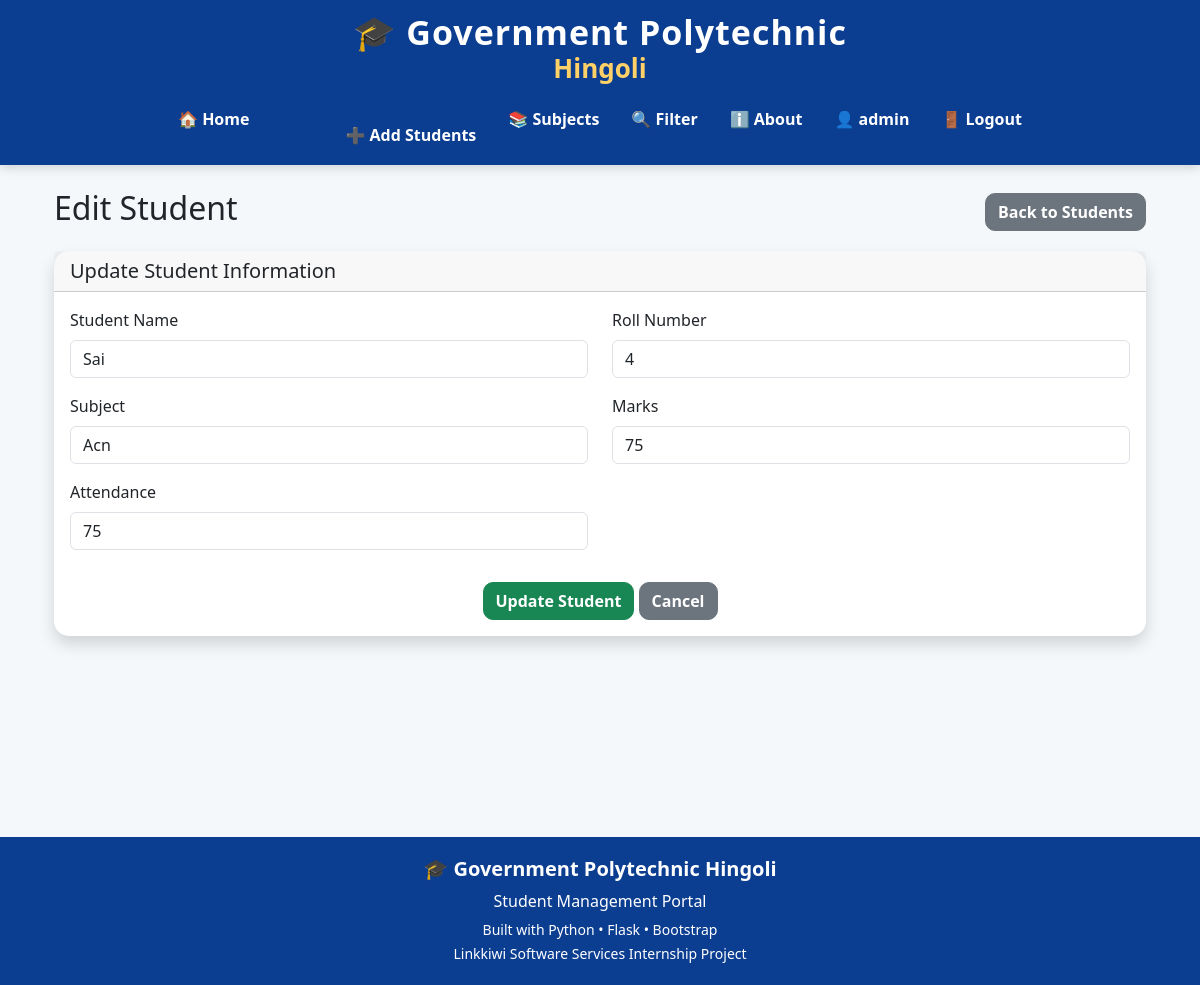
The app's page /edit/15 (signed in) with its own data.
### tables this page shows
CREATE TABLE students (
            id INTEGER PRIMARY KEY AUTOINCREMENT,
            name TEXT NOT NULL,
            roll INTEGER NOT NULL,
            marks INTEGER NOT NULL,
            subject TEXT NOT NULL,
            attendance INTEGER DEFAULT 0
        );

### app.py (the view, shortened to what this page needs)
@app.route("/edit/<int:id>", methods=["GET", "POST"])
def edit_student(id):
    if session.get("role") != "admin":
        flash("Admins only!", "danger")
        return redirect(url_for("home"))
    conn = get_db()
    student = conn.execute(
        "SELECT * FROM students WHERE id=?",
        (id,)
    ).fetchone()
    conn.close()
    if student is None:
        abort(404)
    return render_template(
        "edit_student.html",
        student=student
    )

### database.py (called while the page is built)
def get_db():
    conn = sqlite3.connect(DB_PATH)
    conn.row_factory = sqlite3.Row
    return conn

### templates/edit_student.html (shortened to what this page needs)
{% extends "base.html" %}
{% block content %}
<div class="container mt-4">
    <div class="d-flex justify-content-between align-items-center mb-3">
        <h2>
            Edit Student
        </h2>
        <a href="/students" class="btn btn-secondary">
            Back to Students
        </a>
    </div>
    <div class="card shadow">
        <div class="card-header">
            <h5 class="mb-0">
                Update Student Information
            </h5>
        </div>
        <div class="card-body">
                <div class="row">
                    <div class="col-md-6 mb-3">
                        <label class="form-label">
                            Student Name
                        </label>
                        <input
                            type="text"
                            name="name"
                            class="form-control"
                            value="{{ student['name'] }}"
                            required>
                    </div>
                    <div class="col-md-6 mb-3">
                        <label class="form-label">
                            Roll Number
                        </label>
                        <input
                            type="text"
                            name="roll"
                            class="form-control"
                            value="{{ student['roll'] }}"
                            required>
                    </div>
                    <div class="col-md-6 mb-3">
                        <label class="form-label">
                            Subject
                        </label>
                        <input
                            type="text"
                            name="subject"
                            class="form-control"
                            value="{{ student['subject'] }}"
                            required>
                    </div>
                    <div class="col-md-6 mb-3">
                        <label class="form-label">
                            Marks
                        </label>
                        <input
                            type="number"
                            name="marks"
                            class="form-control"
                            value="{{ student['marks'] }}"
                            required>
                    </div>
                    <div class="col-md-6 mb-3">
                        <label class="form-label">
                            Attendance
                        </label>
                        <input
                            type="number"
                            name="attendance"
                            class="form-control"
                            value="{{ student['attendance'] }}"
                            required>
                    </div>
                </div>
                <div class="text-center mt-3">
                    <button
                        type="submit"
                        class="btn btn-success">
                        Update Student
                    </button>
                    <a href="/students"
                       class="btn btn-secondary">
                        Cancel
                    </a>
                </div>
        </div>
    </div>
</div>
{% endblock %}

### templates/base.html (style rules this page uses)
body { font-family:"Segoe UI",sans-serif; background:#f4f8fb; margin:0; padding:0; }
.container { min-height:75vh; }
.card { border:none; border-radius:15px; box-shadow:0 4px 15px rgba(0,0,0,.08); transition:.3s; }
.btn { border-radius:10px; font-weight:600; }

### records on screen
students: name "Sai", roll "4", subject "Acn", marks "75", attendance "75"

### other values on screen
{{ session.username }} "admin"
